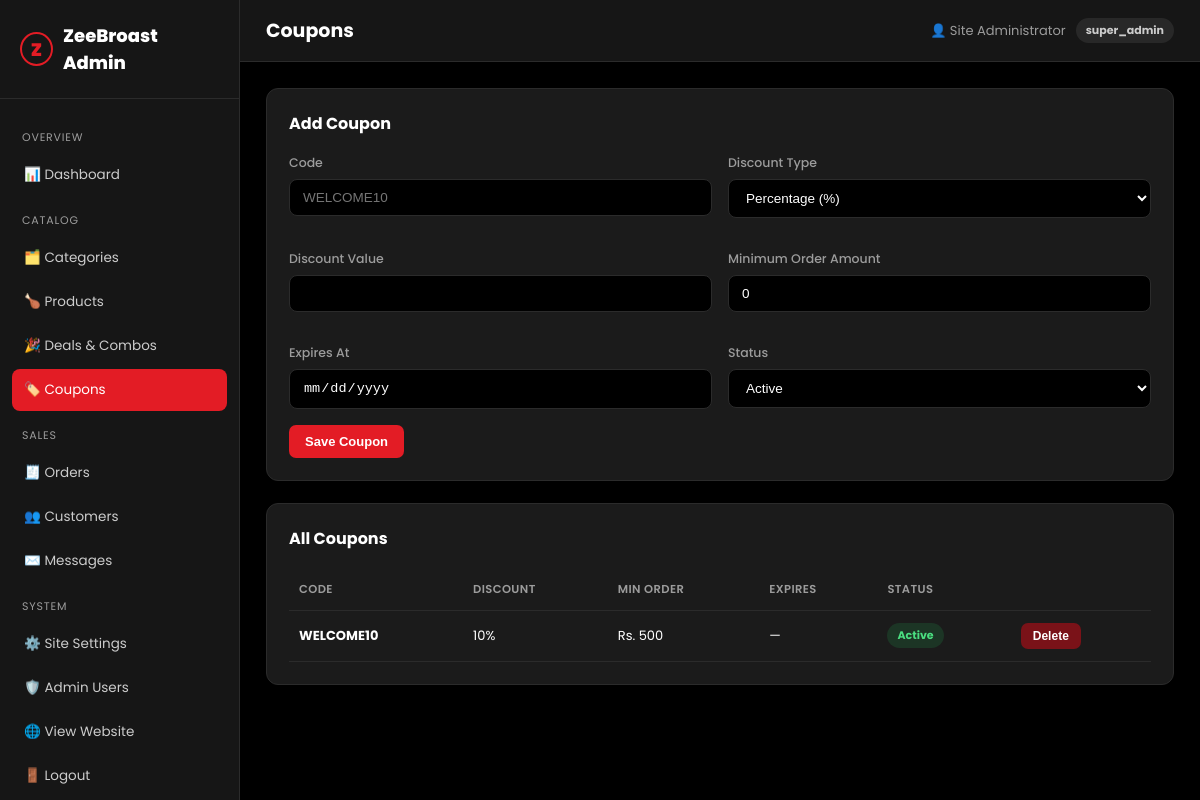
The app's page /admin/coupons.php (signed in) with its own data.
### tables this page shows
CREATE TABLE `coupons` (
  `id` INT UNSIGNED NOT NULL AUTO_INCREMENT,
  `code` VARCHAR(50) NOT NULL,
  `discount_type` ENUM('percent','flat') NOT NULL DEFAULT 'percent',
  `discount_value` DECIMAL(10,2) NOT NULL,
  `min_order_amount` DECIMAL(10,2) NOT NULL DEFAULT 0,
  `expires_at` DATE NULL,
  `status` ENUM('active','inactive') NOT NULL DEFAULT 'active',
  `created_at` TIMESTAMP NOT NULL DEFAULT CURRENT_TIMESTAMP,
  PRIMARY KEY (`id`),
  UNIQUE KEY `uq_coupon_code` (`code`)
);

### includes/functions.php (called while the page is built, shortened)
<?php
function setting(string $key, $default = '')
{
    static $cache = null;
    if ($cache === null) {
        $cache = [];
        $stmt = db()->query('SELECT setting_key, setting_value FROM settings');
        foreach ($stmt->fetchAll() as $row) {
            $cache[$row['setting_key']] = $row['setting_value'];
        }
    }
    return $cache[$key] ?? $default;
}
function e(?string $value): string
{
    return htmlspecialchars($value ?? '', ENT_QUOTES, 'UTF-8');
}
function money($amount): string
{
    return setting('currency_symbol', 'Rs.') . ' ' . number_format((float)$amount);
}
function base_url(string $path = ''): string
{
    return BASE_URL . '/' . ltrim($path, '/');
}
function is_admin_logged_in(): bool
{
    return !empty($_SESSION['admin_id']);
}
function current_admin(): ?array
{
    static $admin = null;
    if ($admin === null) {
        $stmt = db()->prepare('SELECT id, full_name, email, role FROM admin_users WHERE id = ?');
        $stmt->execute([$_SESSION['admin_id']]);
        $admin = $stmt->fetch() ?: null;
    }
    return $admin;
}

### config/database.php (called while the page is built, shortened)
<?php
function db(): PDO
{
    static $pdo = null;
    if ($pdo === null) {
        $dsn = 'mysql:host=' . DB_HOST . ';dbname=' . DB_NAME . ';charset=' . DB_CHARSET;
        $options = [
            PDO::ATTR_ERRMODE            => PDO::ERRMODE_EXCEPTION,
            PDO::ATTR_DEFAULT_FETCH_MODE => PDO::FETCH_ASSOC,
            PDO::ATTR_EMULATE_PREPARES   => false,
        ];
        try {
            $pdo = new PDO($dsn, DB_USER, DB_PASS, $options);
        } catch (PDOException $e) {
            die('Database connection failed. Please try again later.');
        }
    }
    return $pdo;
}

### admin/coupons.php (the view, shortened to what this page needs)
<?php
$admin_page_title = 'Coupons';
$active_admin = 'coupons';
$pdo = db();
$coupons = $pdo->query('SELECT * FROM coupons ORDER BY id DESC')->fetchAll();
require_once __DIR__ . '/includes/header.php';
?>
<div class="panel">
  <div class="panel-head"><h2>Add Coupon</h2></div>
  <form method="post">
    <div class="form-grid">
      <div class="form-group"><label>Code</label><input class="form-control" name="code" placeholder="WELCOME10" required></div>
      <div class="form-group"><label>Discount Type</label>
        <select class="form-control" name="discount_type">
          <option value="percent">Percentage (%)</option>
        </select>
      </div>
      <div class="form-group"><label>Discount Value</label><input class="form-control" type="number" step="0.01" name="discount_value" required></div>
      <div class="form-group"><label>Minimum Order Amount</label><input class="form-control" type="number" step="0.01" name="min_order_amount" value="0"></div>
      <div class="form-group"><label>Expires At</label><input class="form-control" type="date" name="expires_at"></div>
      <div class="form-group"><label>Status</label>
        <select class="form-control" name="status"><option value="active">Active</option><option value="inactive">Inactive</option></select>
      </div>
    </div>
    <button type="submit" class="btn btn-primary">Save Coupon</button>
  </form>
</div>
<div class="panel">
  <div class="panel-head"><h2>All Coupons</h2></div>
  <table>
    <thead><tr><th>Code</th><th>Discount</th><th>Min Order</th><th>Expires</th><th>Status</th><th></th></tr></thead>
    <tbody>
      <?php foreach ($coupons as $c): ?>
      <tr>
        <td><strong><?= e($c['code']) ?></strong></td>
        <td><?= $c['discount_type'] === 'percent' ? (int)$c['discount_value'] . '%' : money($c['discount_value']) ?></td>
        <td><?= money($c['min_order_amount']) ?></td>
        <td><?= e($c['expires_at'] ?: '—') ?></td>
        <td><span class="badge <?= $c['status'] === 'active' ? 'badge-green' : 'badge-gray' ?>"><?= e(ucfirst($c['status'])) ?></span></td>
        <td>
          <form method="post" onsubmit="return confirm('Delete this coupon?');">
            <button type="submit" class="btn btn-danger btn-sm">Delete</button>
          </form>
        </td>
      </tr>
      <?php endforeach; ?>
    </tbody>
  </table>
</div>
<?php require_once __DIR__ . '/includes/footer.php'; ?>

### admin/includes/header.php (shortened to what this page needs)
<?php
$admin = current_admin();
$active_admin = $active_admin ?? '';
?>
<!DOCTYPE html>
<html lang="en">
<head>
<link rel="stylesheet" href="<?= base_url('admin/assets/css/admin.css') ?>">
</head>
<body>
<aside class="admin-sidebar">
  <div class="brand"><span class="mark">Z</span> ZeeBroast Admin</div>
  <nav>
    <div class="group-label">Overview</div>
    <a href="<?= base_url('admin/index.php') ?>" class="<?= $active_admin === 'dashboard' ? 'active' : '' ?>">📊 Dashboard</a>
    <div class="group-label">Catalog</div>
    <a href="<?= base_url('admin/categories.php') ?>" class="<?= $active_admin === 'categories' ? 'active' : '' ?>">🗂️ Categories</a>
    <a href="<?= base_url('admin/products.php') ?>" class="<?= $active_admin === 'products' ? 'active' : '' ?>">🍗 Products</a>
    <a href="<?= base_url('admin/deals.php') ?>" class="<?= $active_admin === 'deals' ? 'active' : '' ?>">🎉 Deals &amp; Combos</a>
    <a href="<?= base_url('admin/coupons.php') ?>" class="<?= $active_admin === 'coupons' ? 'active' : '' ?>">🏷️ Coupons</a>
    <div class="group-label">Sales</div>
    <a href="<?= base_url('admin/orders.php') ?>" class="<?= $active_admin === 'orders' ? 'active' : '' ?>">🧾 Orders</a>
    <a href="<?= base_url('admin/customers.php') ?>" class="<?= $active_admin === 'customers' ? 'active' : '' ?>">👥 Customers</a>
    <a href="<?= base_url('admin/messages.php') ?>" class="<?= $active_admin === 'messages' ? 'active' : '' ?>">✉️ Messages</a>
    <div class="group-label">System</div>
    <a href="<?= base_url('admin/settings.php') ?>" class="<?= $active_admin === 'settings' ? 'active' : '' ?>">⚙️ Site Settings</a>
    <a href="<?= base_url('admin/admin-users.php') ?>" class="<?= $active_admin === 'admin-users' ? 'active' : '' ?>">🛡️ Admin Users</a>
    <a href="<?= base_url('index.php') ?>" target="_blank">🌐 View Website</a>
    <a href="<?= base_url('admin/logout.php') ?>">🚪 Logout</a>
  </nav>
</aside>
<div class="admin-main">
  <div class="admin-topbar">
    <h1><?= e($admin_page_title ?? 'Dashboard') ?></h1>
    <div class="admin-user">👤 <?= e($admin['full_name'] ?? '') ?> <span class="badge badge-gray"><?= e($admin['role'] ?? '') ?></span></div>
  </div>
  <div class="admin-content">

### admin/assets/css/admin.css (style rules this page uses)
:root { --bg: #000000; --panel: #161616; --card: #1b1b1b; --border: #2b2b2b; --red: #e31c25; --red-dark: #b7141b; --text: #fff; --muted: #9c9c9c; --radius: 12px; }
* { box-sizing: border-box; margin: 0; padding: 0; }
body { font-family: 'Poppins', sans-serif; background: #000000; color: var(--text); font-size: 14px; display: flex; min-height: 100vh; }
a { text-decoration: none; color: inherit; }
.admin-sidebar { width: 240px; background: var(--panel); border-right: 1px solid var(--border); position: sticky; top: 0; height: 100vh; overflow-y: auto; flex: none; }
.admin-sidebar .brand { padding: 22px 20px; display: flex; align-items: center; gap: 10px; font-weight: 800; font-size: 18px; border-bottom: 1px solid var(--border); }
.admin-sidebar .brand .mark { width: 34px; height: 34px; border-radius: 50%; border: 2px solid var(--red); display: flex; align-items: center; justify-content: center; color: var(--red); font-weight: 900; }
.admin-sidebar nav { padding: 16px 12px; }
.admin-sidebar nav .group-label { font-size: 11px; text-transform: uppercase; letter-spacing: .8px; color: var(--muted); padding: 14px 10px 8px; }
.admin-sidebar nav a { display: flex; align-items: center; gap: 10px; padding: 11px 12px; border-radius: 8px; font-size: 13.5px; color: #ccc; margin-bottom: 2px; }
.admin-sidebar nav a.active { background: var(--red); color: #fff; }
.admin-main { flex: 1; min-width: 0; }
.admin-topbar { display: flex; align-items: center; justify-content: space-between; padding: 16px 26px; border-bottom: 1px solid var(--border); background: var(--panel); }
.admin-topbar h1 { font-size: 19px; font-weight: 700; }
.admin-user { display: flex; align-items: center; gap: 10px; font-size: 13px; color: var(--muted); }
.admin-content { padding: 26px; }
.panel { background: var(--card); border: 1px solid var(--border); border-radius: var(--radius); padding: 22px; margin-bottom: 22px; }
.panel-head { display: flex; align-items: center; justify-content: space-between; margin-bottom: 18px; }
.panel-head h2 { font-size: 16px; font-weight: 700; }
table { width: 100%; border-collapse: collapse; }
th, td { text-align: left; padding: 12px 10px; font-size: 13px; border-bottom: 1px solid var(--border); }
th { color: var(--muted); font-weight: 600; font-size: 11.5px; text-transform: uppercase; letter-spacing: .4px; }
.btn { display: inline-flex; align-items: center; gap: 6px; padding: 9px 16px; border-radius: 7px; font-weight: 600; font-size: 13px; border: none; cursor: pointer; }
.btn-primary { background: var(--red); color: #fff; }
.btn-sm { padding: 6px 12px; font-size: 12px; }
.btn-danger { background: #7a1218; color: #fff; }
.badge { display: inline-flex; padding: 4px 10px; border-radius: 20px; font-size: 11px; font-weight: 700; }
.badge-green { background: rgba(34,197,94,.15); color: #4ade80; }
.badge-gray { background: rgba(255,255,255,.08); color: #ccc; }
.form-group { margin-bottom: 16px; }
.form-group label { display: block; font-size: 12.5px; color: var(--muted); margin-bottom: 7px; font-weight: 500; }
.form-control, select.form-control, textarea.form-control { width: 100%; background: var(--bg); border: 1px solid var(--border); border-radius: 8px; padding: 10px 13px; color: #fff; font-size: 13.5px; }
.form-grid { display: grid; grid-template-columns: 1fr 1fr; gap: 16px; }

### records on screen
coupons: code "WELCOME10", discount_value "10", min_order_amount "Rs. 500", expires_at "—", status "Active"

### other values on screen
$admin_page_title "Coupons"
$admin['full_name'] "Site Administrator"
$admin['role'] "super_admin"
